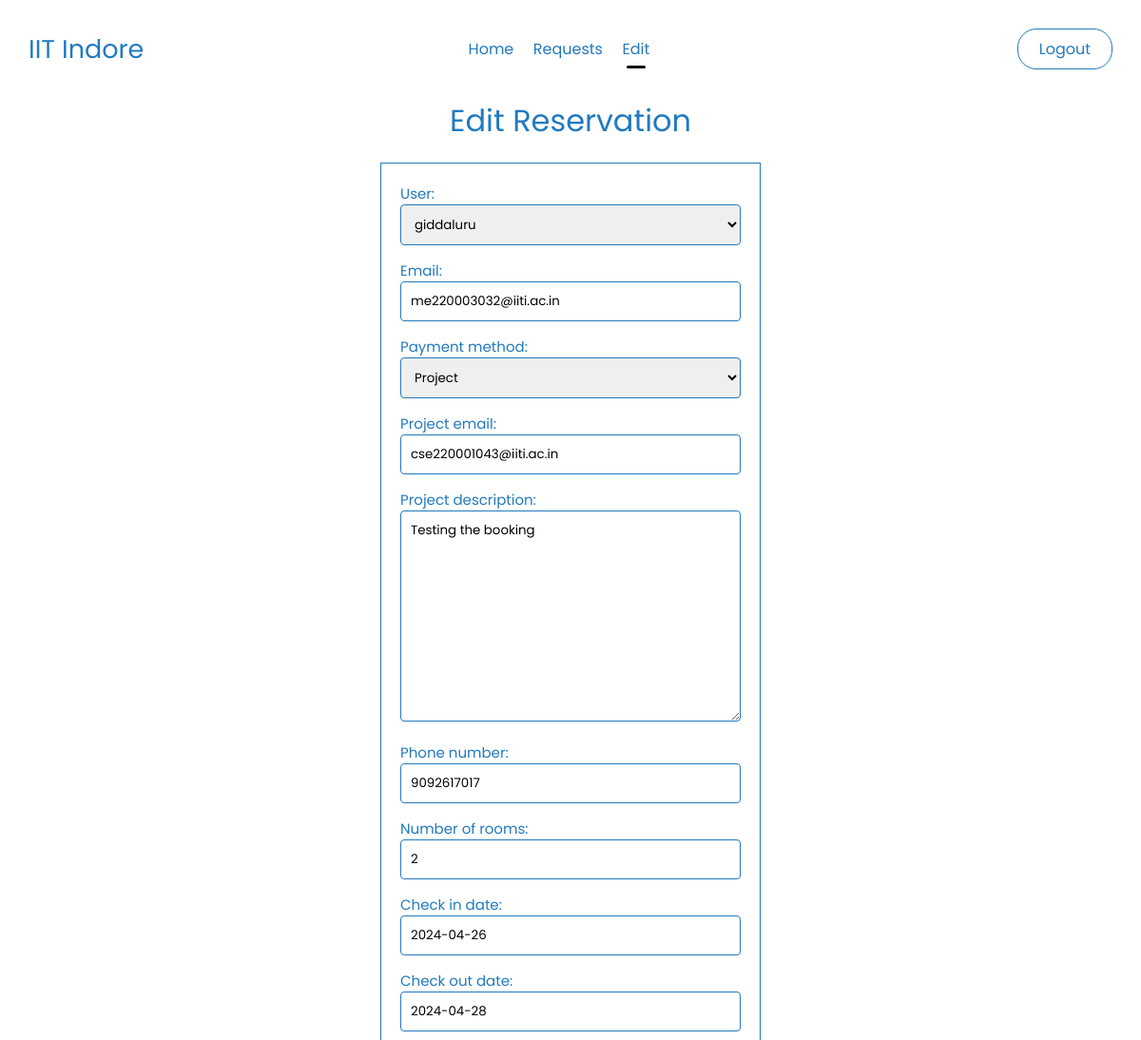
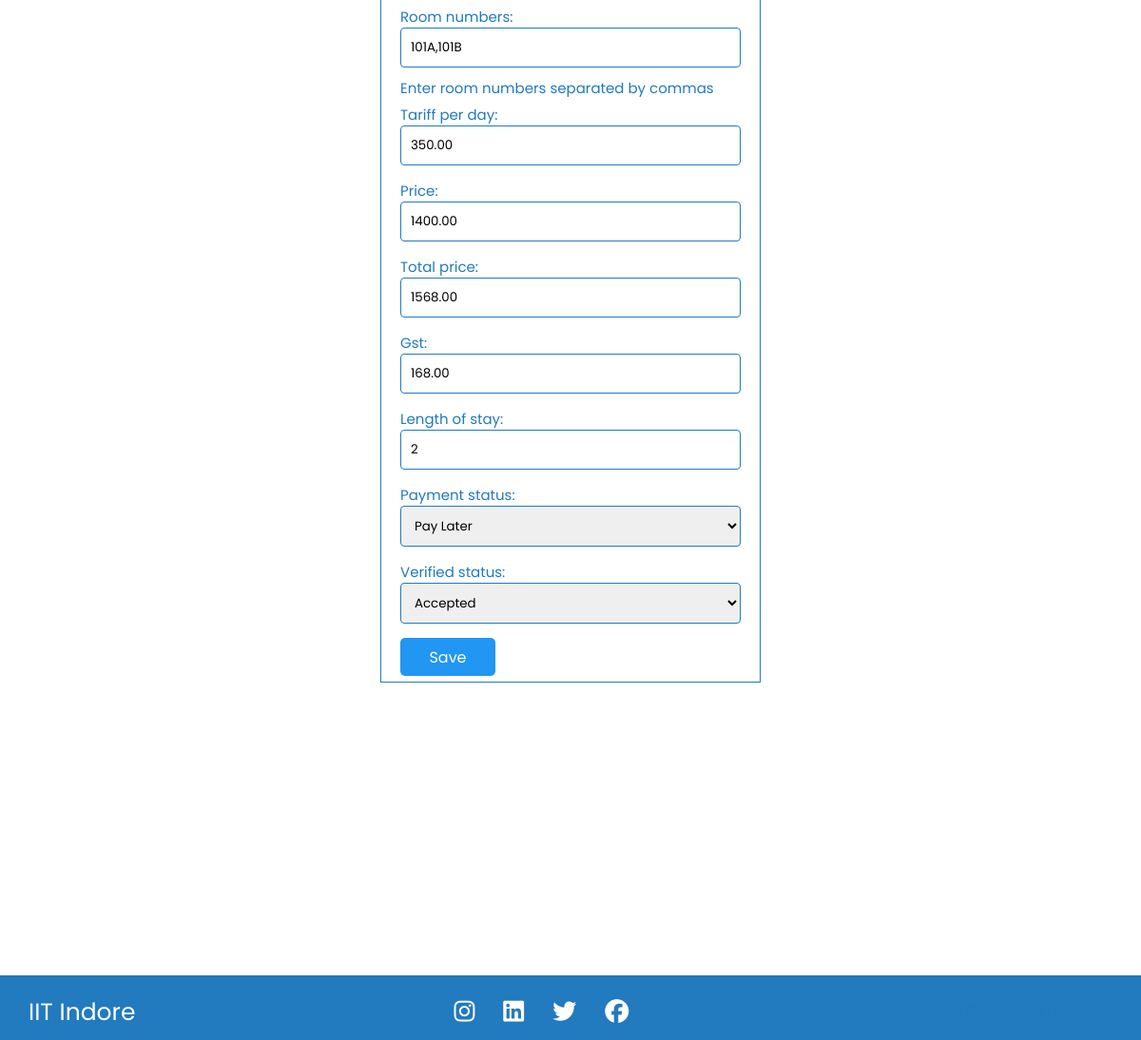
Page /edit_reservation/46/ (signed in) on the committed database (2 pictures, top to bottom).
### hostel/models.py (models this page shows, shortened)
class Reservation(models.Model):
    PAYMENT_CHOICES = (
        ('1', 'Pending'),
        ('2', 'Done'),
        ('3', 'Pay Later')
    )
    VERIFIED_CHOICES = (
        ('1', 'Accepted'),
        ('2', 'Rejected'),
        ('3', 'Pending')
    )
    PAYMENT_METHOD = (
        ('1', 'Self'),
        ('2', 'Project')
    )
    id = models.AutoField(primary_key=True)
    user = models.ForeignKey(User, on_delete=models.CASCADE)
    email = models.EmailField()
    payment_method = models.CharField(max_length=1, default='1', choices=PAYMENT_METHOD)
    project_email = models.EmailField(blank=True)
    project_description = models.TextField(blank=True)
    phone_number = models.CharField(max_length=15)
    number_of_rooms = models.PositiveIntegerField()
    check_in_date = models.DateField()
    check_out_date = models.DateField()
    room_numbers = models.CharField(max_length=255, help_text="Enter room numbers separated by commas")
    tariff_per_day = models.DecimalField(max_digits=10, decimal_places=2, default=0.00)
    price = models.DecimalField(max_digits=10, decimal_places=2, default=0.00)
    total_price = models.DecimalField(max_digits=10, decimal_places=2, default=0.00)
    gst = models.DecimalField(max_digits=5, decimal_places=2, default=0.00)
    length_of_stay = models.IntegerField(default = 1)
    payment_status = models.CharField(max_length=1, default='1', choices = PAYMENT_CHOICES)
    verified_status = models.CharField(max_length=1, default='3', choices=VERIFIED_CHOICES)
    def get_room_numbers(self):
        return self.room_numbers.split(',')
    def set_room_numbers(self, room_numbers):
        self.room_numbers = ','.join(room_numbers)
    room_numbers_list = property(get_room_numbers, set_room_numbers)

### hostel/decorators.py (the view)
        def wrapper(request, *args, **kwargs):
            if request.user.is_authenticated and request.user.username in usernames:
                return view_func(request, *args, **kwargs)
            else:
                return HttpResponseRedirect('/login/')  # Redirect to login page if not authenticated or not in the admin list

### hostel/forms.py
class ReservationForm(forms.ModelForm):
    class Meta:
        model = Reservation
        fields = '__all__'  # Use all fields from the Reservation model

### templates/admin/edit_reservation.html (shortened to what this page needs)
{% load static %}
<!DOCTYPE html>
<html lang="en">
<head>
    <link rel="stylesheet" href="{% static 'navbar.css' %}">
</head>
<body>
    <div class="nav1">
        <div>
          <h3>IIT Indore</h3>
        </div>
        <div class="headings">
          <a href="{% url 'admin_index' %}">Home</a>
          <a href="{% url 'admin_requests' %}">Requests</a>
          <a href="#" class="active">Edit</a>
        </div>
          <div class="nav1-login">
              {% if user.is_authenticated %}
              <a href='{% url "logout" %}'>Logout</a>
              {% else %}
              <a href='{% url "login" %}'>Login</a>
              {% endif %}
          </div>
    </div>
    <div class="headings">
        <h1>Edit Reservation</h1>
    </div>
    <div class="overflow">
        <form method="post">
            {{ form.as_p }}
            <button type="submit" onclick="return confirmAction()">Save</button>
        </form>
    </div>
    <footer>
        <div class="footer">
          <div class="info">
            <h4>IIT Indore</h4>
          </div>
          <div class="social">
            <ul>
              <li><a href="#"><i class="fa-brands fa-instagram"></i></a></li>
              <li><a href="#"><i class="fa-brands fa-linkedin"></i></a></li>
              <li><a href="#"><i class="fa-brands fa-twitter"></i></a></li>
              <li><a href="#"><i class="fa-brands fa-facebook"></i></a></li>
            </ul>
          </div>
          <div class="rights">
            <p><i class="fa-solid fa-copyright"></i> Copyrights reserved.</p>
          </div>
        </div>
    </footer>
</body>
</html>

### static/navbar.css (style rules this page uses)
* { margin: 0; padding: 0; box-sizing: border-box; font-family: 'Ubuntu', cursive; font-weight: 400; }
:root { --main-color: #fff; --secondary-color: rgb(34,122,191); --primary-color: #000; }
.nav1 { width: 100%; padding: 30px; position: sticky; top: 0px; display: flex; justify-content: space-between; align-items: center; background: transparent; z-index: 33; }
.nav1 .headings a { text-decoration: none; font-size: 16px; color: var(--secondary-color); margin-right: 3%; position: relative; transition: 0.3s all ease-in-out; }
.nav1 div:nth-child(1) h3 { font-size: 27px; color: var(--secondary-color); }
.nav1 div:nth-child(3) { display: flex; align-items: center; justify-content: flex-end; }
.nav1 .headings { display: flex; align-items: center; justify-content: center; width: 60%; }
.nav1 div:nth-child(3) a { margin-left: 25px; }
.nav1-login a { background: transparent; border: 1.5px solid var(--secondary-color); border-radius: 20px; text-decoration: none; width: 100px; text-align: center; padding: 8px; color: var(--secondary-color); }
.active::after { content: ''; position: absolute; width: 70%; left: 15%; bottom: -8px; height: 3px; background-color: var(--primary-color); border-radius: 10px; }
footer { left: 0; bottom: 0; width: 100%; background-color: var(--secondary-color); color: #fff; text-align: center; }
footer .footer { display: flex; justify-content: space-between; align-items: center; flex-wrap: wrap; padding: 20px 30px 10px; background-color: var(--secondary-color); color: #fff; }
.info h4 { text-align: center; color: #fff; font-size: 25px; }
.social ul { display: flex; align-items: center; }
.social ul li { list-style-type: none; }
.social ul li a { color: #fff; font-size: 25px; margin: 0px 15px; }

### templates/admin/edit_reservation.html (style rules this page uses)
* { margin: 0; padding: 0; box-sizing: border-box; font-family: "Poppins", sans-serif; }
body { display: flex; flex-direction: column; min-height: 100vh; }
footer { margin-top: auto; }
form { margin: 0 auto; max-width: 400px; padding: 20px; border: 1.5px solid var(--secondary-color); }
input[type="text"], input[type="email"], textarea, input[type="number"], select { width: 100%; outline: none; margin-bottom: 20px; padding: 10px; margin-bottom: 10px; border: 1px solid var(--secondary-color); border-radius: 4px; box-sizing: border-box; }
button[type="submit"] { width: 100px; height: 40px; font-size: 16px; margin-right: 10px; padding: 5px; outline: none; border: none; border-radius: 5px; cursor: pointer; background: rgb(33,150,243); color: #fff; transition: ease-in-out; margin: auto; }
.headings h1 { text-align: center; color: var(--secondary-color); }
form { margin-top: 20px; margin-bottom: 20px; overflow-y: auto; height: 75vh; }
p { font-size: 15px; color: var(--secondary-color); margin-bottom: 5px; }

### rows in the picture
Reservation: user "giddaluru", email "me220003032@iiti.ac.in", payment_method "Project", project_email "cse220001043@iiti.ac.in", project_description "Testing the booking", phone_number "9092617017", number_of_rooms "2", check_in_date "2024-04-26", check_out_date "2024-04-28", room_numbers "101A,101B", tariff_per_day "350.00", price "1400.00", total_price "1568.00", gst "168.00", length_of_stay "2", payment_status "Pay Later", verified_status "Accepted"
